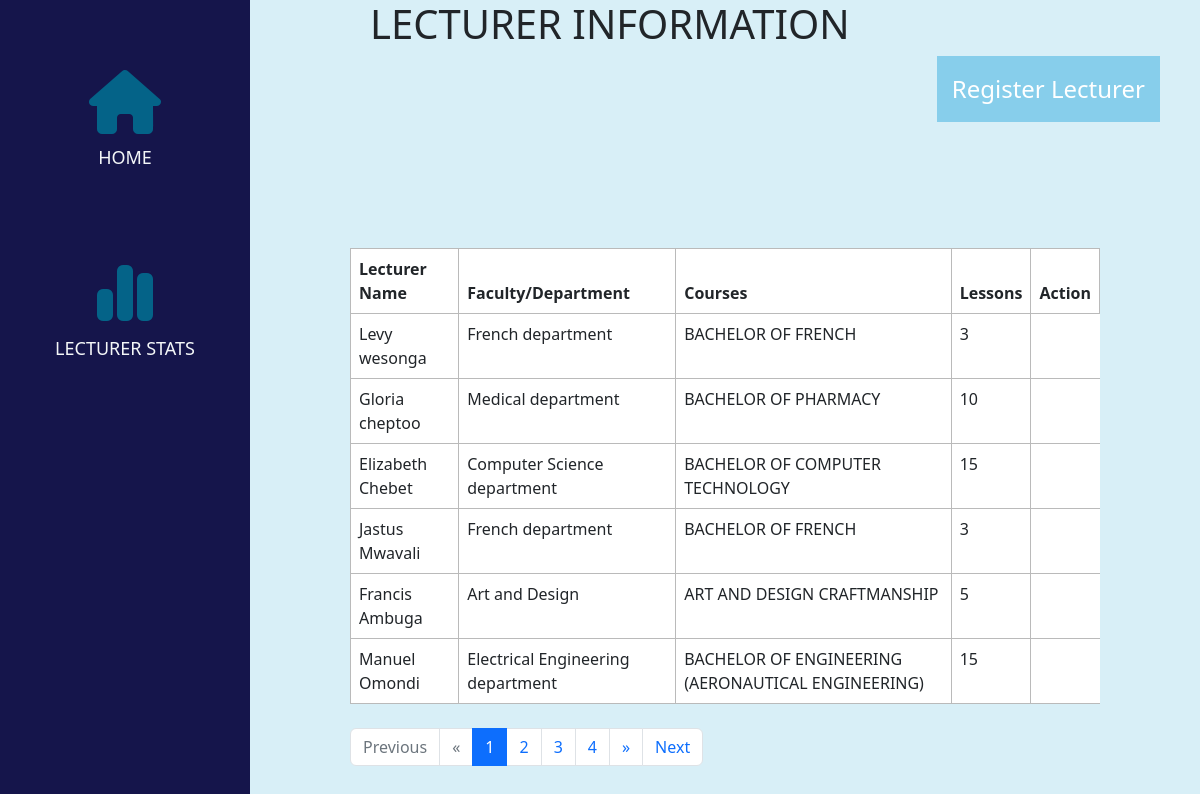
Page /admin/lecturer-stats.php on the committed database.
### tables this page shows
CREATE TABLE `lecturers` (
  `id` bigint(20) UNSIGNED NOT NULL,
  `department_id` bigint(20) NOT NULL,
  `lecturer_name` varchar(191) NOT NULL,
  `address` text NOT NULL,
  `email` varchar(191) NOT NULL,
  `contact_no` varchar(191) NOT NULL,
  `designation` varchar(191) NOT NULL,
  `credit_to_be_taken` int(11) NOT NULL,
  `created_at` timestamp NULL DEFAULT current_timestamp(),
  `updated_at` timestamp NULL DEFAULT current_timestamp()
);

CREATE TABLE `departments` (
  `id` bigint(20) NOT NULL,
  `department_code` varchar(200) NOT NULL,
  `department_name` varchar(200) NOT NULL,
  `department_head` varchar(255) NOT NULL,
  `created_at` timestamp NULL DEFAULT current_timestamp() ON UPDATE current_timestamp(),
  `updated_at` timestamp NULL DEFAULT current_timestamp()
);

CREATE TABLE `courses` (
  `id` bigint(20) UNSIGNED NOT NULL,
  `department_id` bigint(20) UNSIGNED NOT NULL,
  `semester_id` int(10) UNSIGNED NOT NULL,
  `course_code` varchar(191) NOT NULL,
  `course_name` varchar(191) NOT NULL,
  `credit` int(11) NOT NULL,
  `description` text NOT NULL,
  `course_duration` varchar(191) NOT NULL,
  `course_fee` varchar(191) NOT NULL,
  `created_at` timestamp NULL DEFAULT current_timestamp(),
  `updated_at` timestamp NULL DEFAULT current_timestamp()
);

### admin/lecturer-stats.php (the view, shortened to what this page needs)
<?php
include_once("../db-connect.php");
?>
<!DOCTYPE html>
<html lang="en">
<head>
    <link rel="stylesheet" href="../css/display.css">
    <link rel="stylesheet" href="https://cdnjs.cloudflare.com/ajax/libs/font-awesome/6.2.1/css/fontawesome.min.css" />
    <link rel="stylesheet" href="https://cdn.jsdelivr.net/npm/bootstrap@5.2.3/dist/css/bootstrap.min.css">
</head>
<body>
    <aside class="side-bar">
        <div class='side-container'>
        <div>
        <i class="fa-solid fa-house icon-house"></i>
        </div>
        <a href="index.php"><div class="text">Home</div></a>
        </div>
        <div class='side-container'>
        <div>
        <i class="fa-solid fa-chart-simple icon-house"></i>
        </div>
        <a href="student-stats.php"><div class="text">Lecturer stats</div></a>
        </div>
    </aside>
    <main class="main-content">
        <h1>Lecturer information</h1>
        <a href="lecturer.php" style="text-decoration:none"class="btn-link">Register Lecturer</a>
        <table class="table table-bordered">
  <thead>
    <tr>
      <th scope="col">Lecturer Name</th>
      <th scope="col">Faculty/Department</th>
      <th scope="col">Courses</th>
      <th scope="col">Lessons</th>
      <th>Action</th>
    </tr>
  </thead>
  <?php
  $sql = "SELECT lecturers.lecturer_name, courses.course_name,courses.credit,departments.department_name,course_assign_to_teachers.department_id,course_assign_to_teachers.teacher_id,course_assign_to_teachers.course_id FROM lecturers INNER JOIN course_assign_to_teachers ON lecturers.id=course_assign_to_teachers.teacher_id INNER JOIN courses ON course_assign_to_teachers.course_id = courses.id INNER JOIN departments ON courses.department_id = departments.id";
  $result = mysqli_query($conn, $sql);
  $count = mysqli_num_rows($result);
  if($count > 0){
    while($row = mysqli_fetch_assoc($result)){
         $lecturer = $row['lecturer_name'];
         $department = $row['department_name'];
         $coursename = $row['course_name'];
         $coursecredit = $row['credit'];
  ?>
  <tbody>
    <tr>
      <td><?php echo $lecturer;?></td>
      <td><?php echo $department;?></td>
      <td><?php echo $coursename;?></td>
      <td><?php echo $coursecredit;?></td>
    </tr>
  </tbody>
    <?php
        }
    } ?>
</table>
 <nav class="my-4">
              <ul class="pagination pagination-circle pg-blue mb-0">
                <li class="page-item disabled">
                  <a class="page-link">Previous</a>
                </li>
                <li class="page-item disabled">
                  <a class="page-link" aria-label="Next">
                    <span aria-hidden="true">&laquo;</span>
                  </a>
                </li>
                <li class="page-item active">
                  <a class="page-link">1</a>
                </li>
                <li class="page-item">
                  <a class="page-link">2</a>
                </li>
                <li class="page-item">
                  <a class="page-link">3</a>
                </li>
                <li class="page-item">
                  <a class="page-link">4</a>
                </li>
                <li class="page-item">
                  <a class="page-link" aria-label="Previous">
                    <span aria-hidden="true">&raquo;</span>
                  </a>
                </li>
                <li class="page-item">
                  <a class="page-link">Next</a>
                </li>
              </ul>
            </nav>
    </main>
</body>
</html>

### css/display.css (style rules this page uses)
* { margin: 0; padding: 0; box-sizing: border-box; }
body { display: grid; grid-template-columns: 250px 2fr; }
aside { background-color: rgb(21, 21, 75); min-height: 100vh; }
.side-container { display: flex; flex-direction: column; justify-content: center; align-items: center; padding: 20px; gap: 10px; margin-top: 50px; }
.icon-house { color: rgb(4, 99, 136); font-size: 64px; }
.text { color: rgb(244, 247, 248); font-size: 18px; text-transform: uppercase; }
h1 { text-transform: uppercase; margin-left: 20px; }
main { background-color: rgb(178, 224, 240, 0.5); min-height: 100vh; padding-inline: 100px; }
a { text-decoration: none; }
.btn-link { text-decoration: none; background-color: skyblue; padding: 15px; position: absolute; right: 40px; font-size: 1.5rem; color: #fff; }
table { margin-top: 200px; background-color: white; }
table tr { border: 1px solid rgb(27, 27, 27, 0.3); border-collapse: collapse; width: 100%; }
.side-bar a { text-decoration: none; }

### rows in the picture
lecturers: lecturer_name "Levy wesonga", departments.department_name "French department", courses.course_name "BACHELOR OF FRENCH", courses.credit "3"
lecturers: lecturer_name "Gloria cheptoo", departments.department_name "Medical department", courses.course_name "BACHELOR OF PHARMACY", courses.credit "10"
lecturers: lecturer_name "Elizabeth Chebet", department.department_name "Computer Science department", courses.course_name "BACHELOR OF COMPUTER TECHNOLOGY", courses.credit "15"
lecturers: lecturer_name "Jastus Mwavali", department.department_name "French department", courses.course_name "BACHELOR OF FRENCH", courses.credit "3"
lecturers: lecturer_name "Francis Ambuga", department.department_name "Art and Design", courses.course_name "ART AND DESIGN CRAFTMANSHIP", courses.credit "5"
lecturers: lecturer_name "Manuel Omondi", department.department_name "Electrical Engineering department", courses.course_name "BACHELOR OF ENGINEERING (AERONAUTICAL ENGINEERING)", courses.credit "15"
